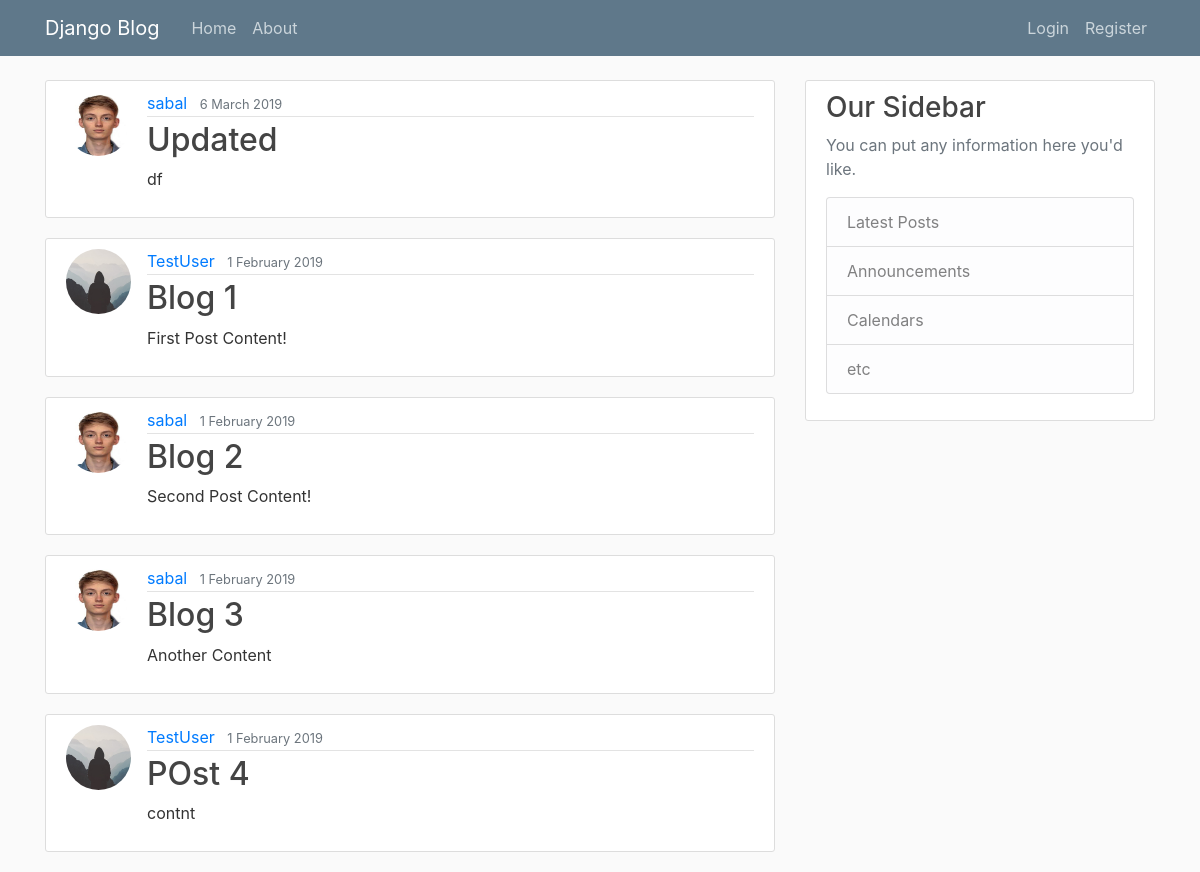
The app's page /, older data.
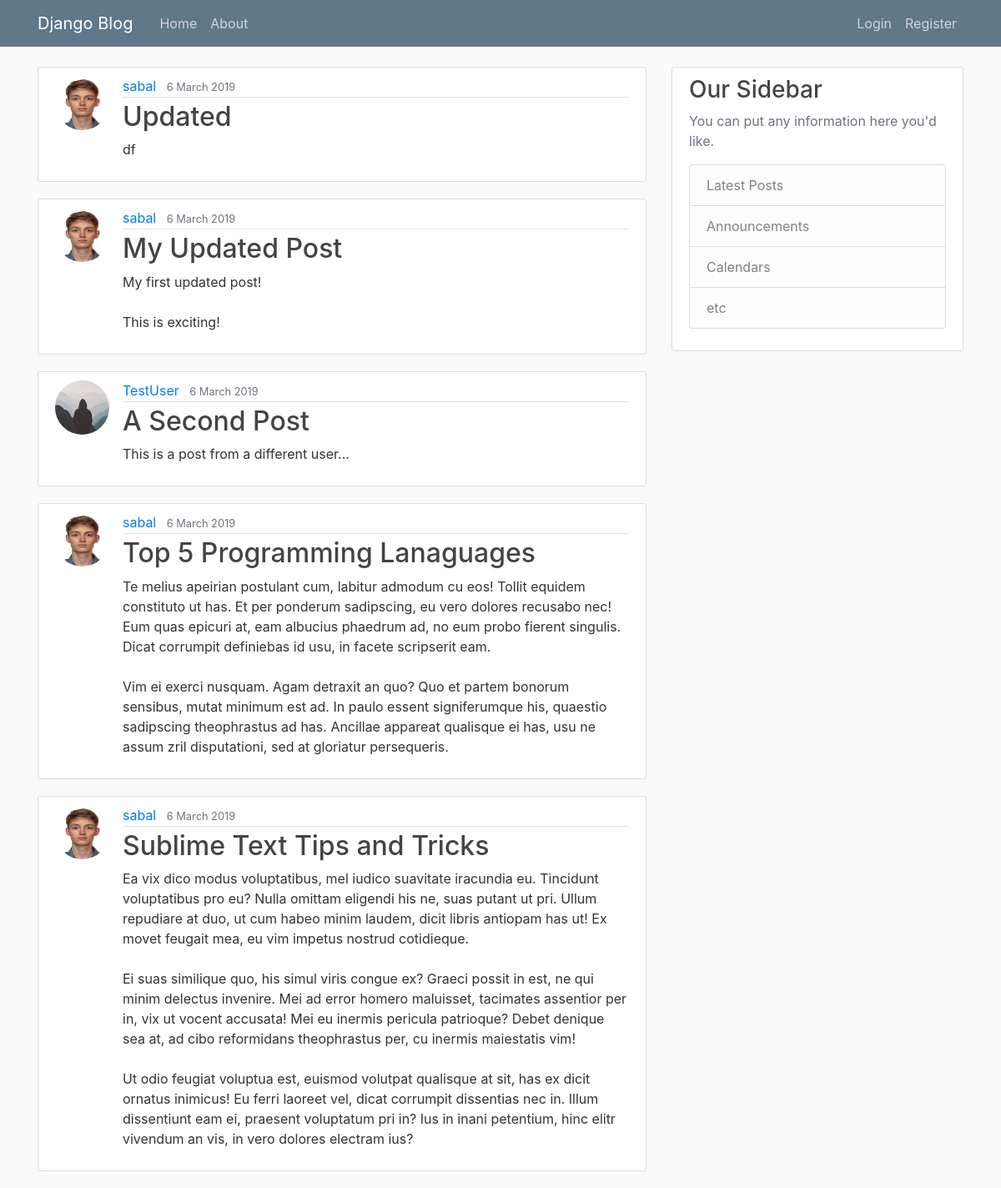
The same page, newer data.
### blog/models.py (models this page shows, shortened)
class Post(models.Model):
    title = models.CharField(max_length=127)
    content = models.TextField()
    date_posted = models.DateField(default=timezone.now)
    author = models.ForeignKey(User, on_delete=models.CASCADE)

### users/models.py (models this page shows, shortened)
class Profile(models.Model):
    user = models.OneToOneField(User, on_delete=models.CASCADE)
    image = models.ImageField(default='default.jpg', upload_to='profile_pics')

### blog/views.py (the view)
# urls.py: path('', PostListView.as_view(), name='blog-home'),
class PostListView(ListView):
    model = Post
    template_name = 'blog/home.html'  # <app>/<model>_<view type>
    context_object_name = 'posts'
    ordering = ['-date_posted']
    paginate_by = 5

### blog/templates/blog/home.html
{% extends "blog/base.html" %}
{% block content %}
  {% for post in posts %}
    <article class="media content-section">
      <img class="rounded-circle article-img" src="{{ post.author.profile.image.url }}">
      <div class="media-body">
        <div class="article-metadata">
          <a class="mr-2" href="#">{{ post.author }}</a>
          <small class="text-muted">{{ post.date_posted|date:"j F Y" }} {{ post.date_posted|time:"H:i" }}</small>
        </div>
        <h2><a class="article-title" href="{% url 'post-detail' post.id %}">{{ post.title }}</a></h2>
        <p class="article-content">{{ post.content }}</p>
      </div>
    </article>
  {% endfor %}
{% endblock content %}

Row changes from the older to the newer data that the page shows:
no longer on this page (row unchanged): Post: author.profile.image (placeholder picture), author "TestUser", date_posted "1 February 2019", title "Blog 1", content "First Post Content!"
no longer on this page (row unchanged): Post: author.profile.image (picture), author "sabal", date_posted "1 February 2019", title "Blog 2", content "Second Post Content!"
no longer on this page (row unchanged): Post: author.profile.image (picture), author "sabal", date_posted "1 February 2019", title "Blog 3", content "Another Content"
no longer on this page (row unchanged): Post: author.profile.image (placeholder picture), author "TestUser", date_posted "1 February 2019", title "POst 4", content "contnt"
added Post: author.profile.image (picture), author "sabal", date_posted "6 March 2019", title "My Updated Post", content "My first updated post! This is exciting!"
added Post: author.profile.image (placeholder picture), author "TestUser", date_posted "6 March 2019", title "A Second Post", content "This is a post from a different user..."
added Post: author.profile.image (picture), author "sabal", date_posted "6 March 2019", title "Top 5 Programming Lanaguages", content "Te melius apeirian postulant cum, labitur admodum cu eos! Tollit equidem constituto ut has. Et per ponderum sadipscing, eu vero dolores recusabo nec! Eum quas epicuri at, eam albucius phaedrum ad, no eum probo fierent singulis. Dicat corrumpit definiebas id usu, in facete scripserit eam. Vim ei exerci nusquam. Agam detraxit an quo? Quo et partem bonorum sensibus, mutat minimum est ad. In paulo essent signiferumque his, quaestio sadipscing theophrastus ad has. Ancillae appareat qualisque ei has, usu ne assum zril disputationi, sed at gloriatur persequeris."
added Post: author.profile.image (picture), author "sabal", date_posted "6 March 2019", title "Sublime Text Tips and Tricks", content "Ea vix dico modus voluptatibus, mel iudico suavitate iracundia eu. Tincidunt voluptatibus pro eu? Nulla omittam eligendi his ne, suas putant ut pri. Ullum repudiare at duo, ut cum habeo minim laudem, dicit libris antiopam has ut! Ex movet feugait mea, eu vim impetus nostrud cotidieque. Ei suas similique quo, his simul viris congue ex? Graeci possit in est, ne qui minim delectus invenire. Mei ad error homero maluisset, tacimates assentior per in, vix ut vocent accusata! Mei eu inermis pericula patrioque? Debet denique sea at, ad cibo reformidans theophrastus per, cu inermis maiestatis vim! Ut odio feugiat voluptua est, euismod volutpat qualisque at sit, has ex dicit ornatus inimicus! Eu…"
